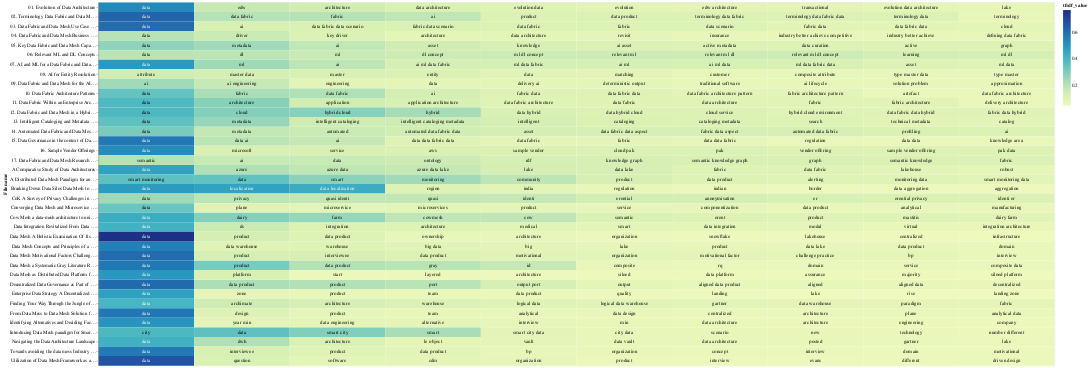

The code cell stored with this chart in its notebook:
### Code cell
# save(chart_tfidf, 'tfidf_heatmap.html')
chart_tfidf

### Figure 1 — Vega-Lite specification as saved in the notebook (floating-point values rounded to 4 significant figures; data arrays with more than 128 entries replaced by an {"elided": "..."} marker saying what was removed)
{"config": {"view": {"continuousWidth": 300, "continuousHeight": 300}}, "layer": [{"mark": {"type": "rect"}, "encoding": {"color": {"field": "tfidf_value", "type": "quantitative"}, "text": {"field": "topic_word", "type": "nominal"}, "x": {"axis": null, "field": "rank", "type": "ordinal"}, "y": {"field": "Filename", "type": "nominal"}}, "transform": [{"window": [{"op": "rank", "field": "", "as": "rank"}], "groupby": ["Filename"], "sort": [{"field": "tfidf_value", "order": "descending"}]}]}, {"mark": {"type": "text", "baseline": "middle"}, "encoding": {"color": {"condition": {"test": "(datum.tfidf_value >= 0.4)", "value": "white"}, "value": "black"}, "text": {"field": "topic_word", "type": "nominal"}, "x": {"axis": null, "field": "rank", "type": "ordinal"}, "y": {"field": "Filename", "type": "nominal"}}, "transform": [{"window": [{"op": "rank", "field": "", "as": "rank"}], "groupby": ["Filename"], "sort": [{"field": "tfidf_value", "order": "descending"}]}]}], "data": {"name": "data-999278b36aadb528d2c149a373562b6f"}, "width": 2000, "$schema": "https://vega.github.io/schema/vega-lite/v5.15.1.json", "datasets": {"data-999278b36aadb528d2c149a373562b6f": {"elided": "380 records"}}}
